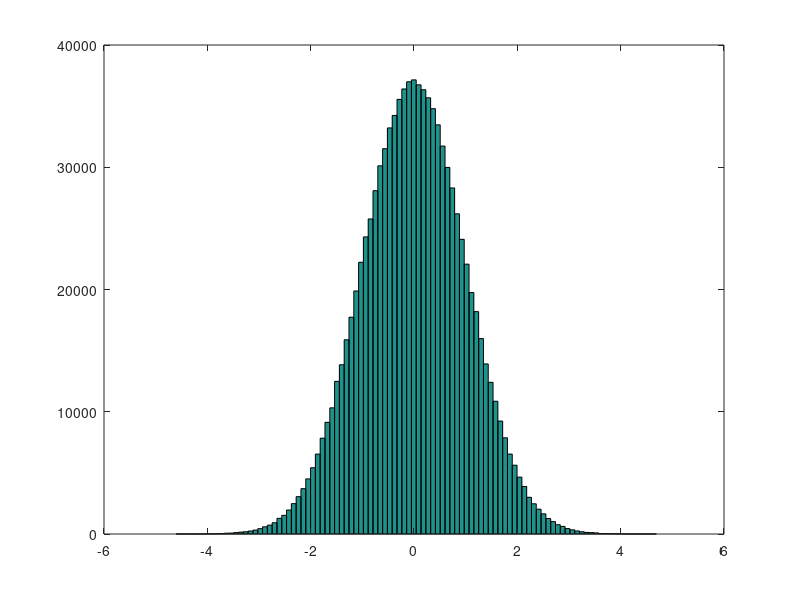

Here is the MATLAB script that generated this plot:
%% Checks the implementation of my statistics
% Creating and checking the distribution
b = random('norm',0,1,1E6,1);
hist(b,100);

% Computing the mean and variance itteratively
myMu = 0;
myV = 0;
numEntries = 0;
for i = 1:numel(b)
    myV = myV + b(i).^2;
    myMu = myMu + b(i);
    
    numEntries = numEntries +1;
end
myV = (numEntries/(numEntries-1))*(myV/numEntries - (myMu/numEntries)^2);
myMu = myMu/numEntries;

% Comparing to Matlab
fprintf(1,'\t\tMean\tVar\n');
fprintf(1,'Mine:\t%5.4f\t%5.4f\n',myMu,myV);
fprintf(1,'Matlab:\t%5.4f\t%5.4f\n',mean(b),var(b));
fprintf(1,'Diff:\t%5.3e\t%5.3e\n',(mean(b)-myMu),(var(b)-myV));
